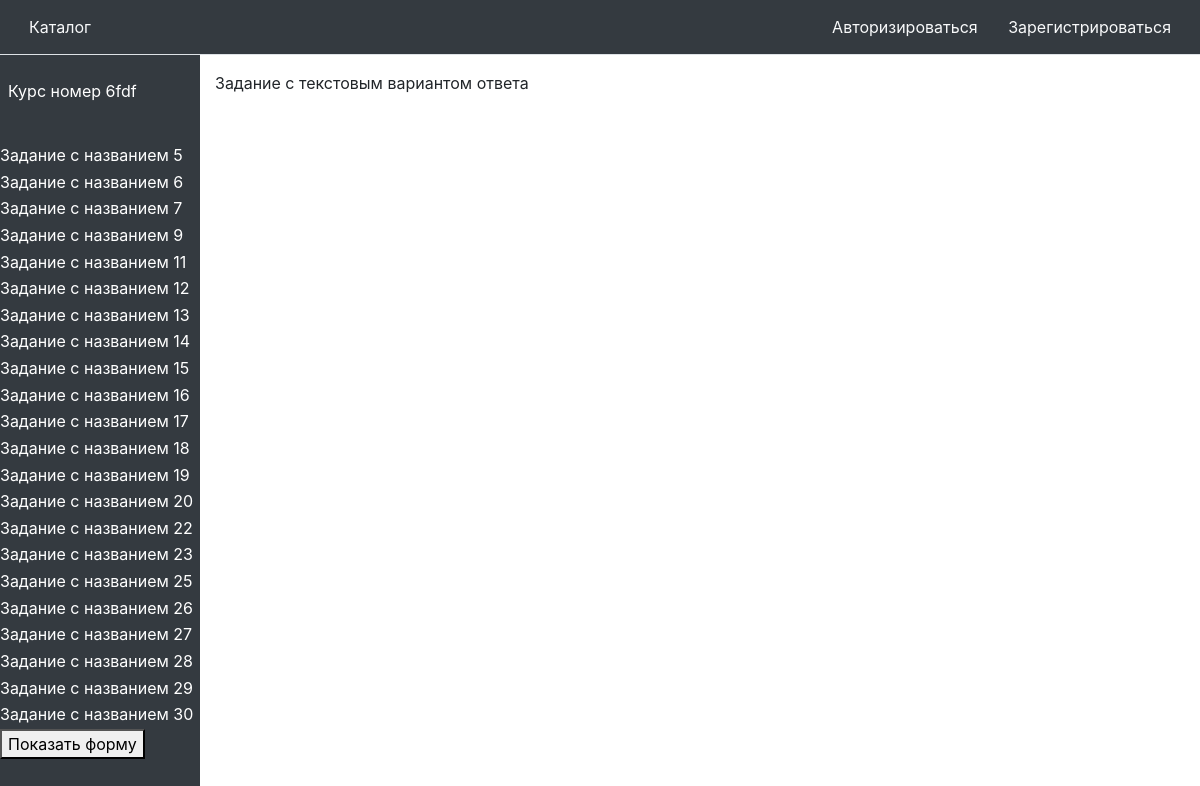
Page /edit_tasks_of_course/6 on the earlier database version.
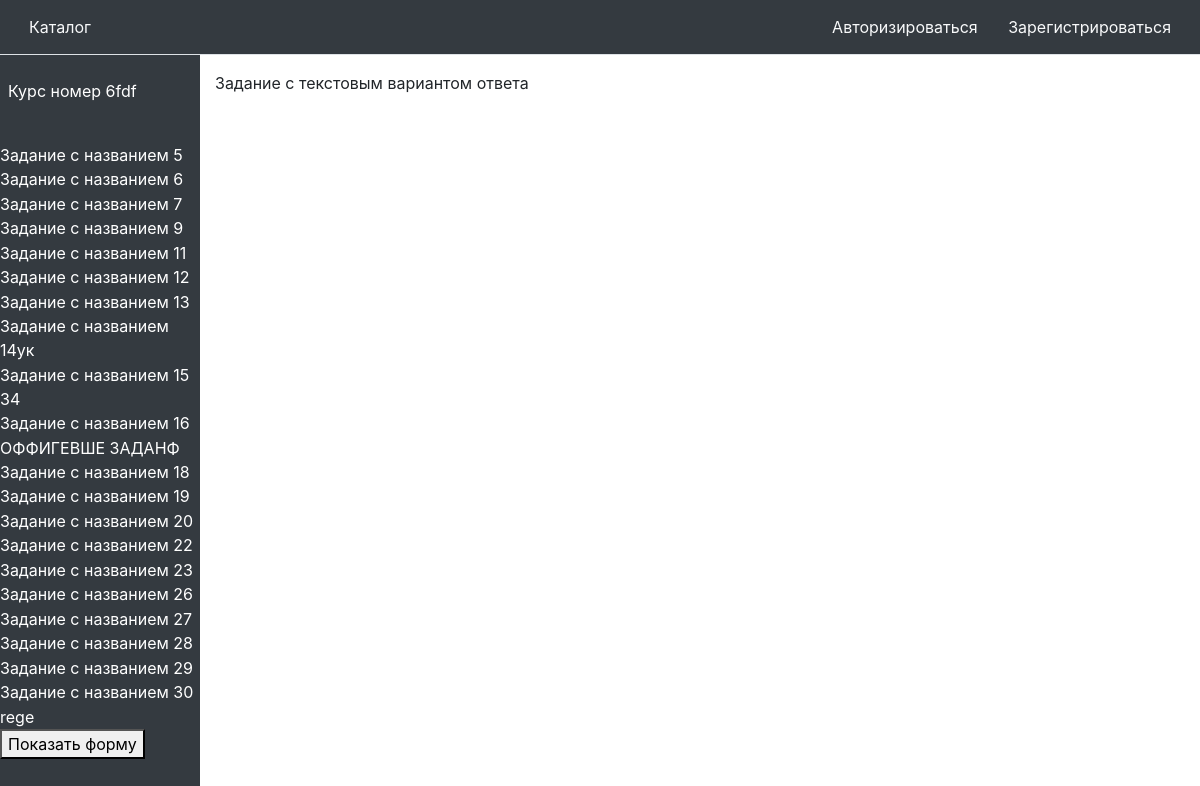
Same page on the later database version.
### models/task.py (models this page shows)
class Task(db.Model):
    id = db.Column(db.Integer, primary_key=True)
    name = db.Column(db.String(512))
    description = db.Column(db.String(4096))
    task_type = db.Column(db.Integer)
    course = db.Column(db.Integer, db.ForeignKey('course.id'))
    answers = db.relationship('Answer', backref='answer_task', lazy=True)

### controllers/course.py (the view)
@app.route('/edit_tasks_of_course/<id>', methods=["POST", "GET"])
def edit_tasks_of_course(id=None, selected_task_id=None):
    course = request.form.get('course')
    user = request.form.get('user')
    tasks = get_task_list(id, 100, False)
    selected_task_id = request.values.get('selected_task_id')
    if request.values.get('submit-edit-task-description'):
        task_to_edit = get_task(request.values.get('selected_task_id'))
        task_to_edit.name = request.values.get('task_name')
        task_to_edit.description = request.values.get('task_description')
        selected_task = get_task(int(selected_task_id))
        db.session.commit()
    elif request.values.get('submit-delete-task'):
        task_do_delete = get_task(request.values.get('selected_task_id'))
        db.session.delete(task_do_delete)
        db.session.commit()
        selected_task = None
        return redirect(url_for('edit_tasks_of_course', id=id))
    elif request.values.get('new-task'):
        new_task = Task(course=id, name=request.values.get('task_name'), description = request.values.get('task_description'), task_type=1)
        db.session.add(new_task)
        db.session.commit()
        return redirect(url_for('edit_tasks_of_course', id=id))
    elif (request.values.get('selected_task_id')):
        selected_task = get_task(int(selected_task_id))
    else:
        selected_task = None
    return render_template('edit_course_tasks.html',  course=get_course(id), user=user, task_list=tasks, selected_task=selected_task)

### models/course.py (called while the page is built)
def get_course(id):
    return Course.query.filter_by(id=id).first()

### models/task.py (called while the page is built)
def get_task_list(course_id, count, use_random):
    if (use_random):
        return db.session.execute(db.select(Task).filter_by(course=course_id).order_by(func.random()).limit(count)).scalars()
    else:
        return db.session.execute(
            db.select(Task).filter_by(course=course_id).limit(count)).scalars()

### templates/edit_course_tasks.html (shortened to what this page needs)
{% from 'header.html' import header %}
<!DOCTYPE html>
<html lang="en">
{{ header("Каталог", current_user) }}
<body>
<div class="container-fluid">
    <div class="row flex-nowrap">
        <div class="col-md-2 col-xl-2 px-0 bg-dark d-flex flex-column align-items-center align-items-sm-start text-white"
             style="height: 94vh">
            <div class="w-100 pt-4 pb-4 p-2">
                <p>{{ course.name }}</p>
            </div>
                {% for task in task_list %}
                    <li class="nav nav-pills flex-column mb-sm-auto mb-0 w-100 align-items-center align-items-sm-start" id="menu">
                        <a class="text-white"
                               href="{{ url_for('edit_tasks_of_course', id=course.id, selected_task_id=task.id) }}">{{ task.name }}</a>
                    </li>
                {% endfor %}
        <button id="show-form-btn">Показать форму</button>
            <div class="w-100 pt-4 pb-4 p-2">
            </div>
        </div>
        <div class="col py-3">
            {% if selected_task.task_type == 1 %}
                <p>Задание с одним вариантом ответа</p>
            {% elif selected_task.task_type == 2 %}
                <p>Задание с несколькими вариантами ответа</p>
            {% else %}
                <p>Задание с текстовым вариантом ответа</p>
            {% endif %}
        <div class="col py-3">
        </div>
        </div>
    </div>
</div>
</body>
</html>

Differences in the rows shown:
removed Task: name "Задание c названием 17"
removed Task: name "Задание c названием 25"
changed Task: name "Задание c названием 14" → "Задание c названием 14ук"
changed Task: name "Задание c названием 15" → "Задание c названием 15 34"
added Task: name "ОФФИГЕВШЕ ЗАДАНФ"
added Task: name "rege"
